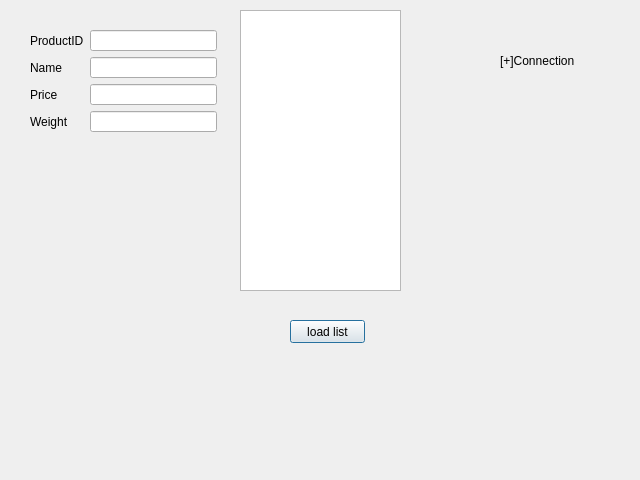
<?xml version="1.0" encoding="UTF-8"?>
<ui version="4.0">
 <class>UserList</class>
 <widget class="QDialog" name="UserList">
  <property name="geometry">
   <rect>
    <x>0</x>
    <y>0</y>
    <width>640</width>
    <height>480</height>
   </rect>
  </property>
  <property name="windowTitle">
   <string>Dialog</string>
  </property>
  <widget class="QListView" name="listView">
   <property name="geometry">
    <rect>
     <x>240</x>
     <y>10</y>
     <width>161</width>
     <height>281</height>
    </rect>
   </property>
  </widget>
  <widget class="QPushButton" name="pushButtonLoadList">
   <property name="geometry">
    <rect>
     <x>290</x>
     <y>320</y>
     <width>75</width>
     <height>23</height>
    </rect>
   </property>
   <property name="text">
    <string>load list</string>
   </property>
  </widget>
  <widget class="QWidget" name="layoutWidget">
   <property name="geometry">
    <rect>
     <x>30</x>
     <y>30</y>
     <width>187</width>
     <height>102</height>
    </rect>
   </property>
   <layout class="QHBoxLayout" name="horizontalLayout">
    <item>
     <layout class="QVBoxLayout" name="verticalLayout">
      <item>
       <widget class="QLabel" name="label">
        <property name="text">
         <string>ProductID</string>
        </property>
       </widget>
      </item>
      <item>
       <widget class="QLabel" name="label_2">
        <property name="text">
         <string>Name</string>
        </property>
       </widget>
      </item>
      <item>
       <widget class="QLabel" name="label_3">
        <property name="text">
         <string>Price</string>
        </property>
       </widget>
      </item>
      <item>
       <widget class="QLabel" name="label_4">
        <property name="text">
         <string>Weight</string>
        </property>
       </widget>
      </item>
     </layout>
    </item>
    <item>
     <layout class="QVBoxLayout" name="verticalLayout_2">
      <item>
       <widget class="QLineEdit" name="line_ProductID"/>
      </item>
      <item>
       <widget class="QLineEdit" name="lineEdit_Name"/>
      </item>
      <item>
       <widget class="QLineEdit" name="lineEdit_Price"/>
      </item>
      <item>
       <widget class="QLineEdit" name="lineEdit_Weight"/>
      </item>
     </layout>
    </item>
   </layout>
  </widget>
  <widget class="QLabel" name="label_Connection3">
   <property name="geometry">
    <rect>
     <x>500</x>
     <y>50</y>
     <width>101</width>
     <height>21</height>
    </rect>
   </property>
   <property name="text">
    <string>[+]Connection</string>
   </property>
  </widget>
 </widget>
 <resources/>
 <connections/>
</ui>
